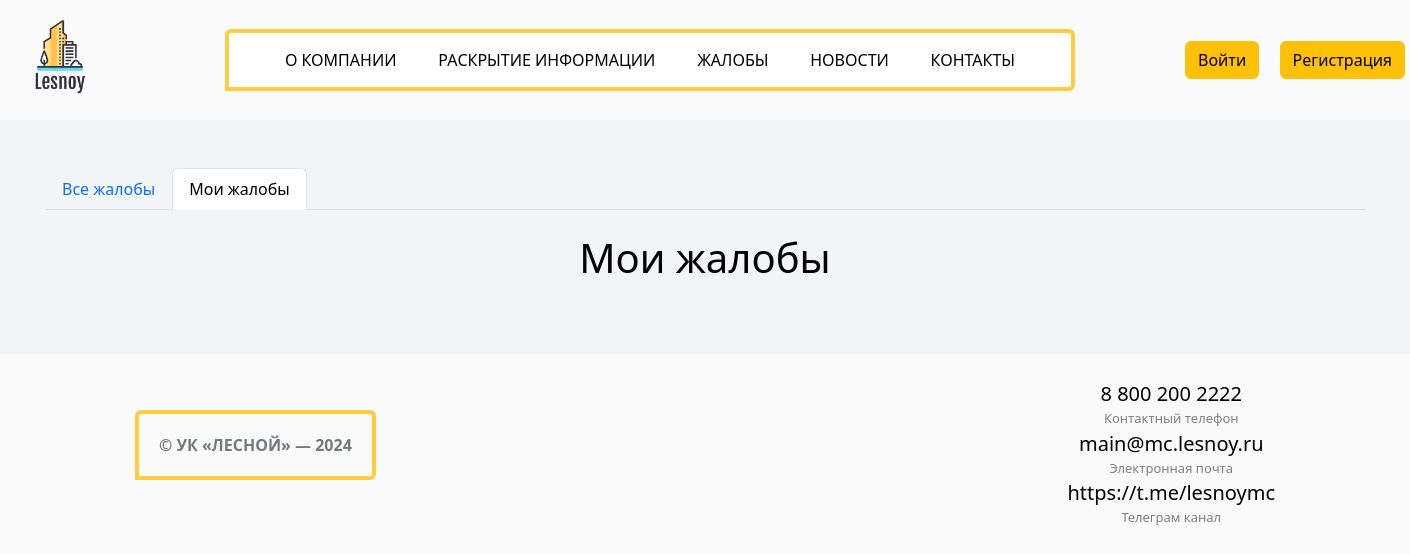
Page /complaints/my_complaints/1 on the earlier database version.
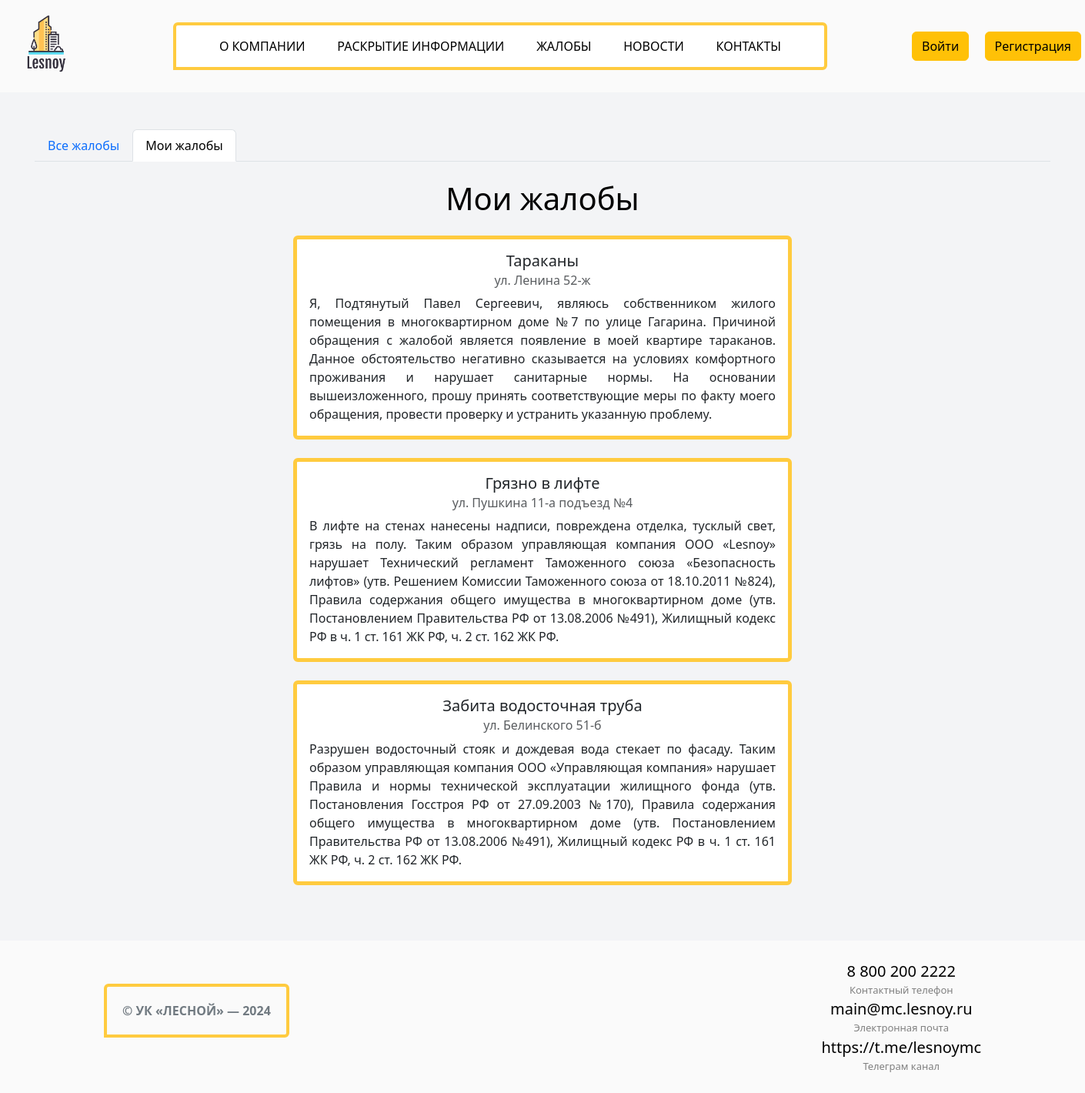
Same page on the later database version.
### main/models.py (models this page shows, shortened)
class Complaints(models.Model):
    class Meta:
        db_table = "complaints"
        verbose_name = "complaints"
    title = models.CharField(max_length=40, null=True)
    user = models.ForeignKey(User, on_delete=models.CASCADE, null=True)
    house_address = models.CharField(max_length=40, null=True)
    text = models.TextField(max_length=1000, null=True)

### main/views.py (the view)
# urls.py: path('my_complaints/<int:user_id>', views.my_complaints, name="my_complaints"),
def my_complaints(request, user_id):
    user = get_object_or_404(User, id=user_id)
    my_comps = models.Complaints.objects.filter(user_id=user.id)
    return render(request, "my_complaints.html", {"complaints": my_comps})

### templates/my_complaints.html
{% extends "index.html" %}
{% block content %}
<section class="pt-5 pb-5">
    <div class="container card-header">
        <ul class="nav nav-tabs" style="text-align: center;">
            <li class="nav-item">
                <a class="nav-link" aria-current="true" href="{% url 'complaints' %}">Все жалобы</a>
            </li>
            <li class="nav-item">
                <a class="nav-link active" href="{% url 'my_complaints' user.id %}"><span style="position: absolute; color: transparent;">{{ user }}</span>Мои жалобы</a>
            </li>
        </ul>
    </div>
    <div class="container">
        <h1 class="mb-4 mt-4" style="text-align: center;">Мои жалобы</h1>
        {% if complaints %}
        {% for complaint in complaints %}
        <div class="card w-50 mb-4" style="border-color: #ffcb3f; border-width: 5px; margin: 0 auto;">
            <div class="card-body">
                <h5 class="card-title" style="text-align: center;">{{ complaint.title }}</h5>
                <h6 class="card-subtitle mb-2 text-muted" style="text-align: center;">{{ complaint.house_address }}</h6>
                <p class="card-text" style="text-align: justify;">{{ complaint.text }}</p>
            </div>
        </div>
        {% endfor %}
        {% endif %}
    </div>
</section>
{% endblock %}

Differences in the rows shown:
added Complaints: title "Тараканы", house_address "ул. Ленина 52-ж", text "Я, Подтянутый Павел Сергеевич, являюсь собственником жилого помещения в многоквартирном доме №7 по улице Гагарина. Причиной обращения с жалобой является появление в моей квартире тараканов. Данное обстоятельство негативно сказывается на условиях комфортного проживания и нарушает санитарные нормы. На основании вышеизложенного, прошу принять соответствующие меры по факту моего обращения, провести проверку и устранить указанную проблему."
added Complaints: title "Грязно в лифте", house_address "ул. Пушкина 11-а подъезд №4", text "В лифте на стенах нанесены надписи, повреждена отделка, тусклый свет, грязь на полу. Таким образом управляющая компания ООО «Lesnoy» нарушает Технический регламент Таможенного союза «Безопасность лифтов» (утв. Решением Комиссии Таможенного союза от 18.10.2011 №824), Правила содержания общего имущества в многоквартирном доме (утв. Постановлением Правительства РФ от 13.08.2006 №491), Жилищный кодекс РФ в ч. 1 ст. 161 ЖК РФ, ч. 2 ст. 162 ЖК РФ."
added Complaints: title "Забита водосточная труба", house_address "ул. Белинского 51-б", text "Разрушен водосточный стояк и дождевая вода стекает по фасаду. Таким образом управляющая компания ООО «Управляющая компания» нарушает Правила и нормы технической эксплуатации жилищного фонда (утв. Постановления Госстроя РФ от 27.09.2003 №170), Правила содержания общего имущества в многоквартирном доме (утв. Постановлением Правительства РФ от 13.08.2006 №491), Жилищный кодекс РФ в ч. 1 ст. 161 ЖК РФ, ч. 2 ст. 162 ЖК РФ."
